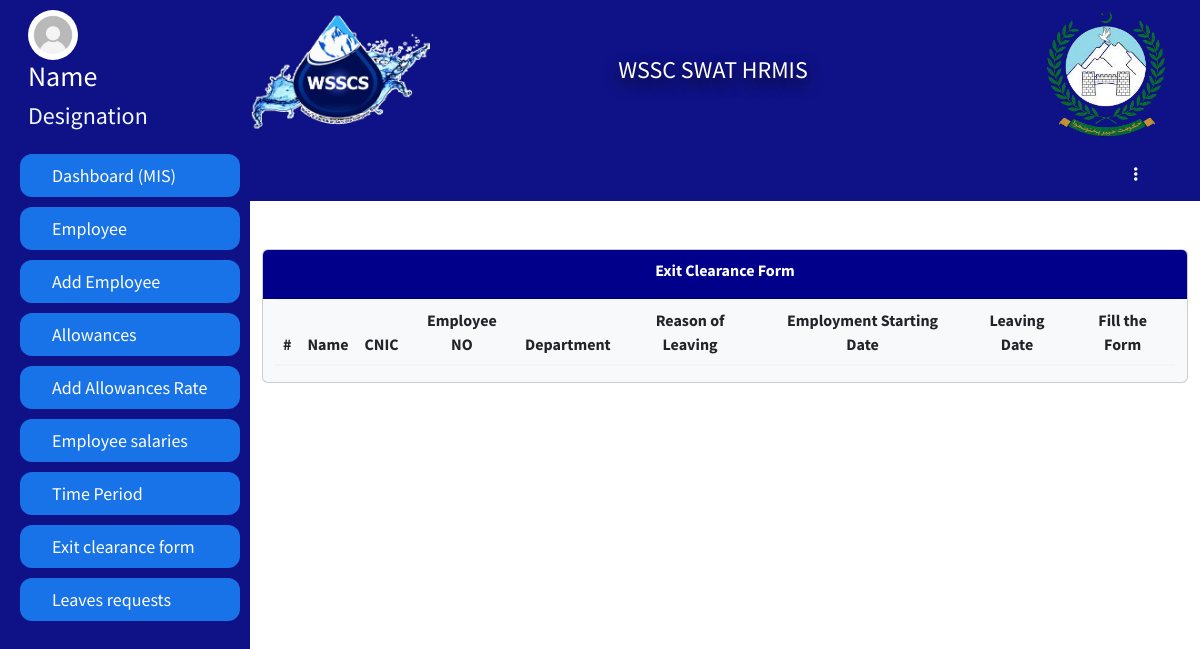
Page /hradmin/EXITCLEARANCEFORM.php (signed in) on the earlier database version.
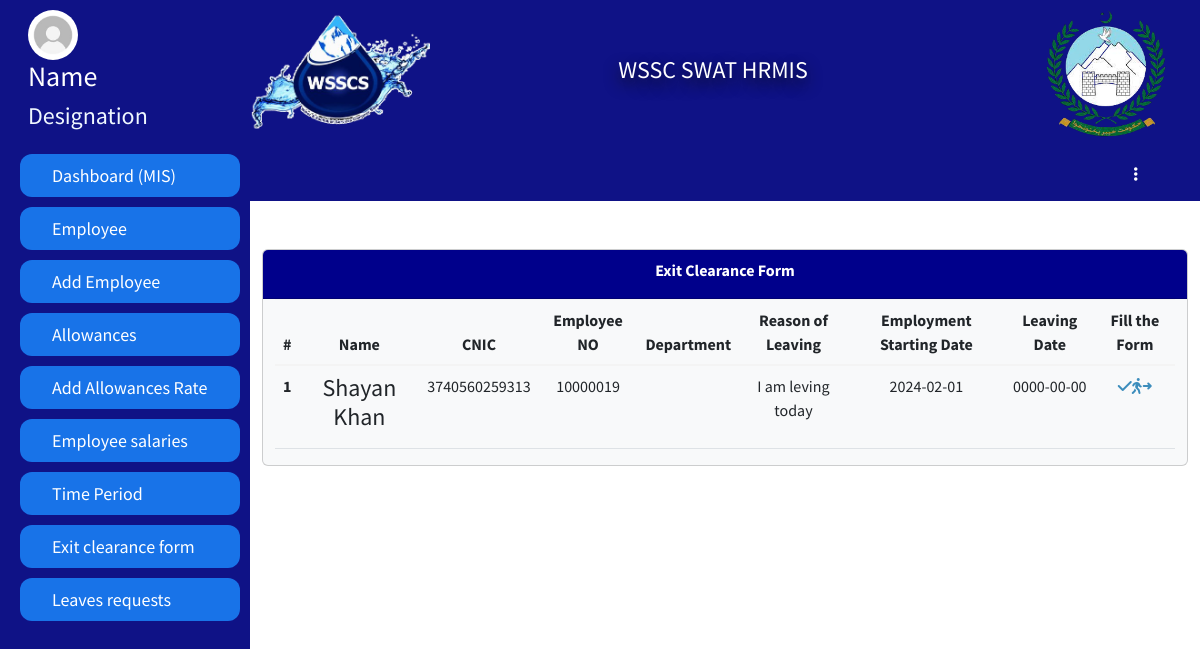
Same page on the later database version.
### tables this page shows
CREATE TABLE `employee_exit` (
  `Id` int(11) NOT NULL,
  `Employee_id` varchar(255) NOT NULL,
  `Reason_of_Leaving` varchar(255) DEFAULT NULL,
  `Leaving_Date` date DEFAULT NULL,
  `HRMS` varchar(10) DEFAULT NULL,
  `HRMS_Remarks` text DEFAULT NULL,
  `EOBI` varchar(10) DEFAULT NULL,
  `EOBI_Remarks` text DEFAULT NULL,
  `Leve` varchar(10) DEFAULT NULL,
  `Leve_Remarks` text DEFAULT NULL,
  `Gratuity` varchar(10) DEFAULT NULL,
  `HR_Approved_Date` date DEFAULT NULL,
  `Gratuity_Remarks` text DEFAULT NULL,
  `Email_Suspension` varchar(10) DEFAULT NULL,
  `Email_Susp_Remarks` text DEFAULT NULL,
  `Soft_Data` varchar(10) DEFAULT NULL,
  `Soft_Data_Remarks` text DEFAULT NULL,
  `Heard_Data` varchar(10) DEFAULT NULL,
  `Heard_Data_Remarks` text DEFAULT NULL,
  `IT_Other` varchar(10) DEFAULT NULL,
  `IT_Remarks` text DEFAULT NULL,
  `IT_Approved_Date` date DEFAULT NULL,
  `Handover_File` varchar(10) DEFAULT NULL,
  `Handover_File_Remarks` text DEFAULT NULL,
  `Handover_Info` varchar(255) NOT NULL,
  `Handover_Info_Remarks` text DEFAULT NULL,
  `Capital_Equipment` varchar(10) DEFAULT NULL,
  `Capital_Remarks` text DEFAULT NULL,
  `HOD_Other` varchar(10) DEFAULT NULL,
  `HOD_Remarks` text DEFAULT NULL,
  `HOD_Approved_Date` date DEFAULT NULL,
  `Uniform` varchar(10) DEFAULT NULL,
  `Uniform_Remarks` text DEFAULT NULL,
  `Equipment` varchar(10) DEFAULT NULL,
  `Equipment_Remarks` text DEFAULT NULL,
  `Assets` varchar(10) DEFAULT NULL,
  `Assets_Remarks` text DEFAULT NULL,
  `Admin_Other` varchar(10) DEFAULT NULL,
  `Admin_Remarks` text DEFAULT NULL,
  `Admin_Approved_Date` date DEFAULT NULL,
  `Loan` varchar(10) DEFAULT NULL,
  `Loan_Remarks` text DEFAULT NULL,
  `OverPay` varchar(10) DEFAULT NULL,
  `OverPay_Remarks` text DEFAULT NULL,
  `Finance_Other` varchar(10) DEFAULT NULL,
  `Finance_Remarks` text DEFAULT NULL,
  `Finance_Approved_Date` date DEFAULT NULL,
  `Approved_CEO` varchar(10) DEFAULT NULL,
  `CEO_Approved_Date` date DEFAULT NULL
);

CREATE TABLE `employeedata` (
  `Id` int(11) NOT NULL,
  `image` varchar(255) DEFAULT NULL,
  `fName` varchar(255) DEFAULT NULL,
  `mName` varchar(255) DEFAULT NULL,
  `lName` varchar(255) DEFAULT NULL,
  `father_Name` varchar(255) DEFAULT NULL,
  `CNIC` varchar(15) DEFAULT NULL,
  `email` varchar(255) DEFAULT NULL,
  `pAddress` varchar(255) DEFAULT NULL,
  `cAddress` varchar(255) DEFAULT NULL,
  `city` varchar(255) DEFAULT NULL,
  `postAddress` varchar(255) DEFAULT NULL,
  `mNumber` varchar(15) DEFAULT NULL,
  `ofphNumber` varchar(15) DEFAULT NULL,
  `Alternate_Number` varchar(15) DEFAULT NULL,
  `DofB` date DEFAULT NULL,
  `religion` varchar(255) DEFAULT NULL,
  `gender` varchar(10) DEFAULT NULL,
  `BlGroup` varchar(5) DEFAULT NULL,
  `Domicile` varchar(255) DEFAULT NULL,
  `MaritalStatus` varchar(255) DEFAULT NULL,
  `NextofKin` varchar(255) DEFAULT NULL,
  `NextofKinCellNumber` varchar(15) DEFAULT NULL,
  `ContactPerson` varchar(255) DEFAULT NULL,
  `CPCN` varchar(15) DEFAULT NULL,
  `Employement_Group` varchar(255) DEFAULT NULL,
  `Employee_Class` varchar(255) DEFAULT NULL,
  `Employee_Group` varchar(255) DEFAULT NULL,
  `Employee_Sub_Group` varchar(255) DEFAULT NULL,
  `Employee_Quota` varchar(255) DEFAULT NULL,
  `Salary_Bank` varchar(255) DEFAULT NULL,
  `Salary_Branch` varchar(255) DEFAULT NULL,
  `Account_No` varchar(255) DEFAULT NULL,
  `Pay_Type` varchar(255) DEFAULT NULL,
  `EOBI_No` varchar(255) DEFAULT NULL,
  `Bill_Walved_Off` varchar(255) DEFAULT NULL,
  `Weekly_Working_Days` int(11) DEFAULT NULL,
  `Bill_Waived_Off` varchar(255) DEFAULT NULL,
  `Employee_Pay_Classification` varchar(255) DEFAULT NULL,
  `Grade` varchar(255) DEFAULT NULL,
  `Department` varchar(255) DEFAULT NULL,
  `Job_Tiltle` varchar(255) DEFAULT NULL,
  `Salary_Mode` varchar(255) DEFAULT NULL,
  `Status` varchar(255) DEFAULT 'NEW',
  `EmployeeNo` int(11) DEFAULT NULL,
  `Employee_Manager` int(11) DEFAULT NULL,
  `Joining_Date` date DEFAULT NULL,
  `Contract_Expiry_Date` date DEFAULT NULL,
  `Last_Working_Date` date DEFAULT NULL,
  `Attendance_Supervisor` int(11) DEFAULT NULL,
  `Duty_Location` varchar(255) DEFAULT NULL,
  `Duty_Point` varchar(255) DEFAULT NULL,
  `TypeEmp` varchar(255) DEFAULT NULL,
  `type` varchar(255) DEFAULT NULL,
  `DY_Supervisor` varchar(255) DEFAULT NULL,
  `leaveAlreadyAvailed` int(255) NOT NULL DEFAULT 34
);

### hradmin/EXITCLEARANCEFORM.php (the view, shortened to what this page needs)
<?php
if (!isset($_SESSION['loginid']) || !isset($_SESSION['EmployeeNumber']) || $_SESSION['Designation'] != 'HR manager') {
    error_log("Unauthorized access attempt. User: {$_SESSION['loginid']}");
    header("Location: ../logout.php");
    exit;
  } else{
?>
<!DOCTYPE html>
<html lang="en">
<head>
</head>
<body>
    <div id="main">
        <div class="container-fluid py-5">
            <div class="row">
                <div class="col-lg-12">
                    <div class="card card2 text-center bg-light">
                        <div style="background-color: darkblue;" class="card-header ">
                            <div class="card-title text-white fw-bolder">Exit Clearance Form</div>
                        </div>
                        <div class="container">
                            <table class="table">
                                <thead>
                                    <tr>
                                    <th scope="col">#</th>
                                    <th scope="col">Name</th>
                                    <th scope="col">CNIC</th>
                                    <th scope="col">Employee NO</th>
                                    <th scope="col">Department</th>
                                    <th scope="col">Reason of Leaving</th>
                                    <th scope="col">Employment Starting Date</th>
                                    <th scope="col">Leaving Date</th>
                                    <th scope="col">Fill the Form</th>
                                </thead>
                                <tbody>
                                <?php
                                include ('link/desigene/db.php');
                                $query = mysqli_query($conn,"SELECT * FROM employee_exit AS e
                                 INNER JOIN employeedata AS l ON e.Employee_id = l.EmployeeNo
                                WHERE e.HRMS IS NULL AND e.HRMS_Remarks IS NULL AND e.EOBI IS NULL AND e.EOBI_Remarks IS NULL AND e.Leve IS NULL AND e.Leve_Remarks IS NULL AND e.Gratuity IS NULL AND e.HR_Approved_Date IS NULL AND e.Gratuity_Remarks IS NULL; ");
                                $num = 1;
                                while($row = mysqli_fetch_array($query)){
                                ?>
                                    <tr>
                                        <th scope="row"><?php echo $num?></th>
                                        <td><h4><?php echo $row ['fName']?> <?php echo $row ['mName']?> <?php echo $row ['lName']?></h4></td>
                                        <td><?php echo $row ['CNIC']?></td>
                                        <td><?php echo $row ['EmployeeNo']?></td>
                                        <td><?php echo $row ['Employee_Group']?></td>
                                        <td><?php echo $row ['Reason_of_Leaving']?></td>
                                        <td><?php echo $row ['Joining_Date']?></td>
                                        <td><?php echo $row ['Leaving_Date']?></td>
                                        <td><a href="ecitclearance.php?id=<?php echo $row ['Id']?>"><i class="fa-solid fa-check"></i><i class="fa-solid fa-person-walking-arrow-right"></i></a></td>
                                    </tr>
                                <?php
                                $num++; }
                                ?>
                                </tbody>
                            </table>
                        </div>
                    </div>
                </div>
            </div>
        </div>
    </div>
</body>
</html>
<?php }?>

Differences in the rows shown:
added employee_exit: employeedata.fName "Shayan", employeedata.lName "Khan", employeedata.CNIC "3740560259313", employeedata.EmployeeNo "10000019", Reason_of_Leaving "I am leving today", employeedata.Joining_Date "2024-02-01", Leaving_Date "0000-00-00"
